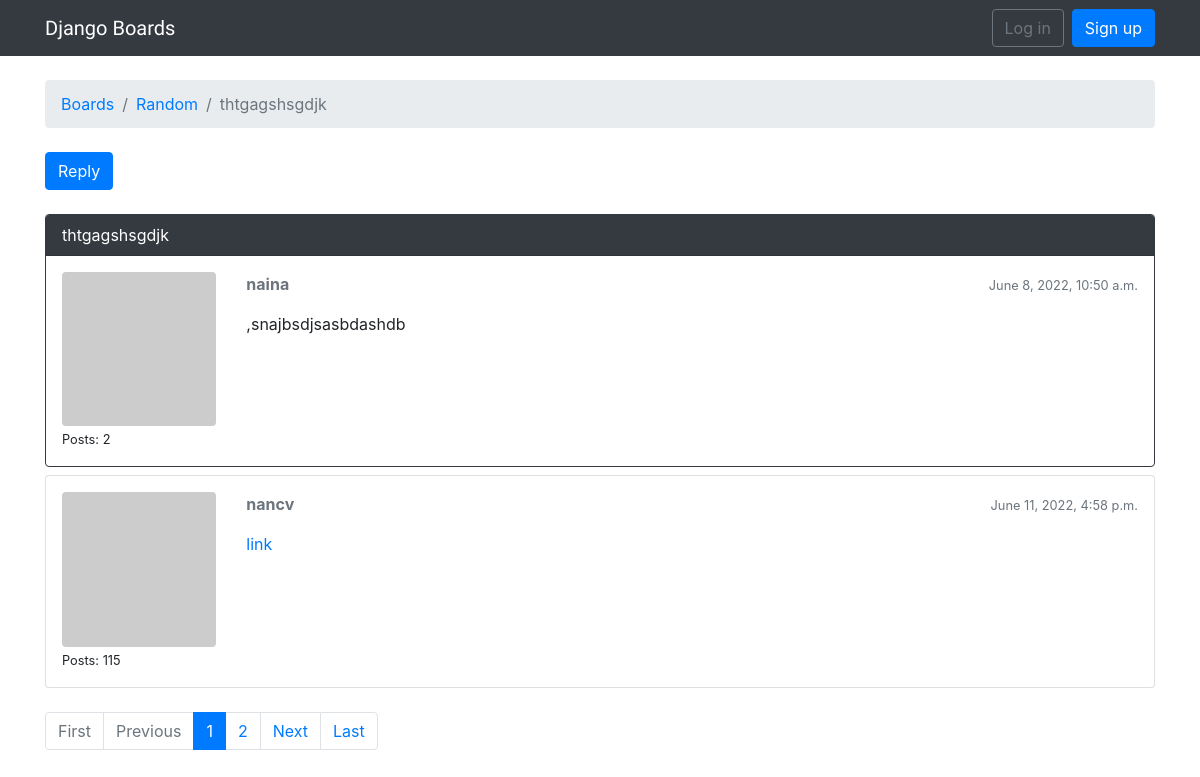
The app's page /boards/3/topics/8/ with its own data.
### boards/models.py (models this page shows, shortened)
class Topic(models.Model):
	subject = models.CharField(max_length=255)
	last_updated = models.DateTimeField(auto_now_add=True)
	board = models.ForeignKey(Board,related_name='topics',on_delete=models.CASCADE)
	starter = models.ForeignKey(User,related_name='topics',on_delete=models.CASCADE)
	views = models.PositiveIntegerField(default=0)

class Board(models.Model):
	name = models.CharField(max_length=30,unique=True )
	description = models.CharField(max_length=100)

class Post(models.Model):
	message = models.TextField(max_length=4000)
	topic = models.ForeignKey(Topic,related_name='posts',on_delete=models.CASCADE)
	created_at = models.DateTimeField(auto_now_add=True)
	updated_at = models.DateTimeField(null=True)
	created_by = models.ForeignKey(User,related_name='posts',on_delete=models.CASCADE)
	updated_by = models.ForeignKey(User,null=True,related_name='+',on_delete=models.CASCADE)
	def get_message_as_markdown(self):
		return mark_safe(markdown(self.message, safe_mode='escape'))

### boards/views.py (the view)
# urls.py: url(r'^boards/(?P<pk>\d+)/topics/(?P<topic_pk>\d+)/$', views.PostListView.as_view(), name='topic_posts'),
class PostListView(ListView):
    model = Post
    context_object_name = 'posts'
    template_name = 'topic_posts.html'
    paginate_by = 2
    def get_context_data(self, **kwargs):
        session_key = 'viewed_topic_{}'.format(self.topic.pk)  # <-- here
        if not self.request.session.get(session_key, False):
            self.topic.views += 1
            self.topic.save()
            self.request.session[session_key] = True
        kwargs['topic'] = self.topic
        return super().get_context_data(**kwargs)
    def get_queryset(self):
        self.topic = get_object_or_404(Topic, board__pk=self.kwargs.get('pk'), pk=self.kwargs.get('topic_pk'))
        queryset = self.topic.posts.order_by('created_at')
        return queryset

### boards/templatetags/gravatar.py (called while the page is built)
@register.filter
def gravatar(user):
    email = user.email.lower().encode('utf-8')
    default = 'mm'
    size = 256
    url = 'https://www.gravatar.com/avatar/{md5}?{params}'.format(
        md5=hashlib.md5(email).hexdigest(),
        params=urlencode({'d': default, 's': str(size)})
    )
    return url

### templates/topic_posts.html (shortened to what this page needs)
{% extends 'base.html' %}
{% load gravatar %}
{% block breadcrumb %}
  <li class="breadcrumb-item"><a href="{% url 'home' %}">Boards</a></li>
  <li class="breadcrumb-item"><a href="{% url 'board_topics' topic.board.pk %}">{{ topic.board.name }}</a></li>
  <li class="breadcrumb-item active">{{ topic.subject }}</li>
{% endblock %}
{% block content %}
  <div class="mb-4">
    <a href="{% url 'reply_topic' topic.board.pk topic.pk %}" class="btn btn-primary" role="button">Reply</a>
  </div>
  {% for post in posts %}
    <div id="{{ post.pk }}" class="card {% if forloop.last %}mb-4{% else %}mb-2{% endif %} {% if forloop.first %}border-dark{% endif %}">
      {% if forloop.first %}
        <div class="card-header text-white bg-dark py-2 px-3">{{ topic.subject }}</div>
      {% endif %}
      <div class="card-body p-3">
        <div class="row">
          <div class="col-2">
            <img src="{{ post.created_by|gravatar }}" alt="{{ post.created_by.username }}" class="w-100 rounded">
            <small>Posts: {{ post.created_by.posts.count }}</small>
          </div>
          <div class="col-10">
            <div class="row mb-3">
              <div class="col-6">
                <strong class="text-muted">{{ post.created_by.username }}</strong>
              </div>
              <div class="col-6 text-right">
                <small class="text-muted">{{ post.created_at }}</small>
              </div>
            </div>
            {{ post.get_message_as_markdown }}
          </div>
        </div>
      </div>
    </div>
  {% endfor %}
  {% include 'includes/pagination.html' %}
{% endblock %}

### records on screen
Topic: board.name "Random", subject "thtgagshsgdjk"
Post: created_by.posts.count "2", created_by.username "naina", created_at "June 8, 2022, 10:50 a.m.", get_message_as_markdown ",snajbsdjsasbdashdb"
Post: created_by.posts.count "115", created_by.username "nancv", created_at "June 11, 2022, 4:58 p.m.", get_message_as_markdown "link"

### other values on screen
{{ page_num }} "1"
{{ page_num }} "2"
